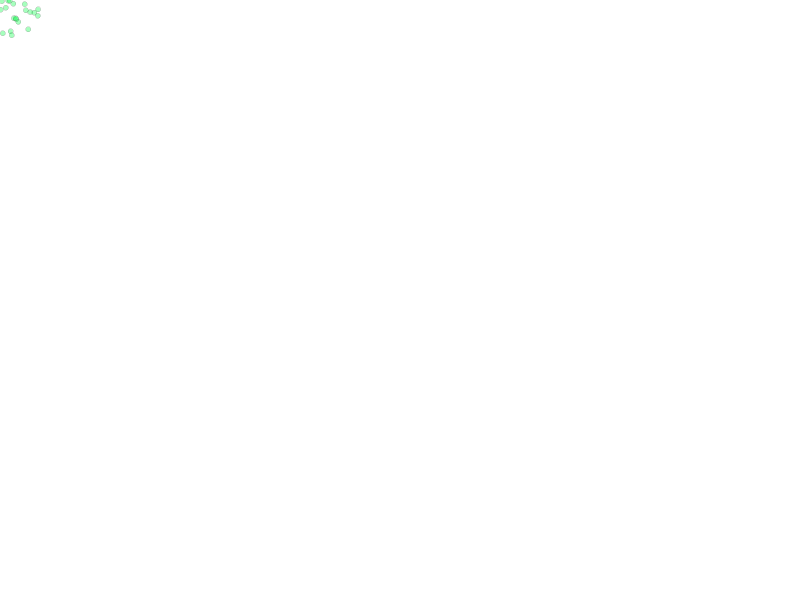
Frame 1 (no input)
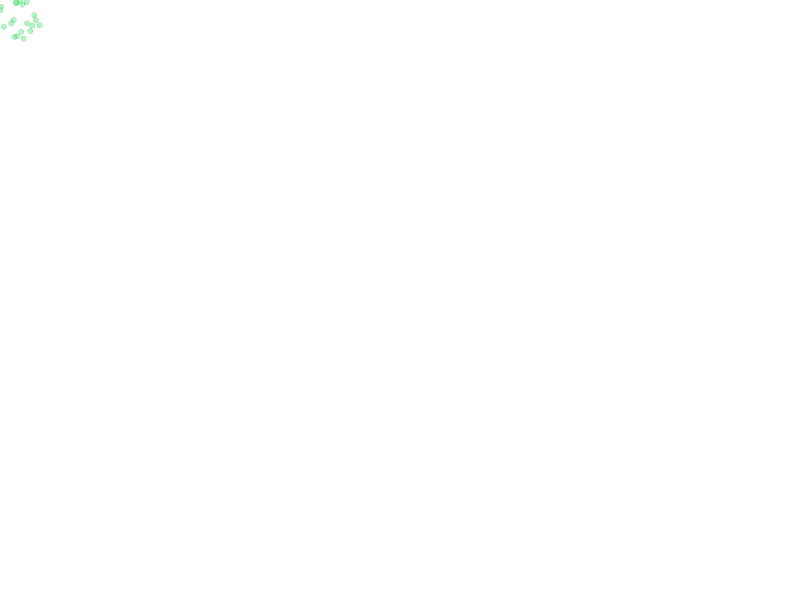
Frame 60 (the mouse pressed at the canvas centre just before this capture)
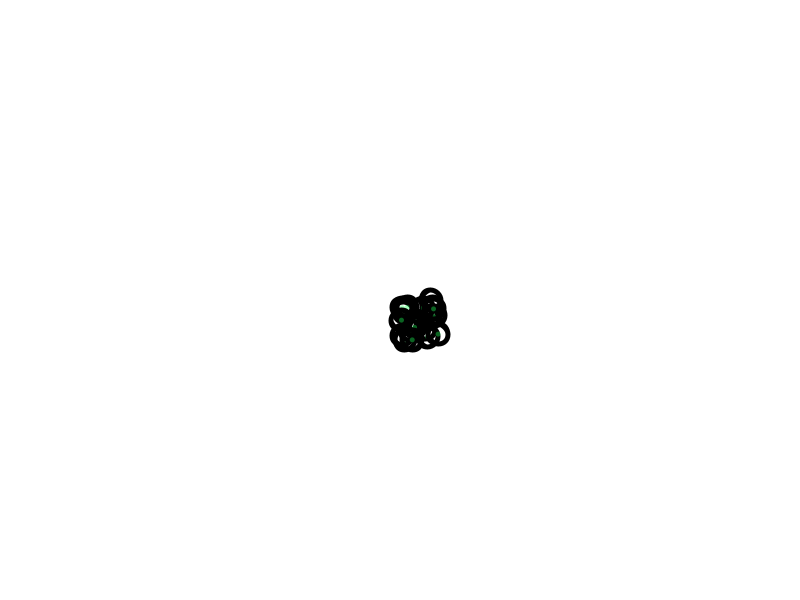
Frame 120 (the mouse held since frame 60 and released just before this capture)

The Processing sketch that drew these frames (run headless with seeded random() and noise(); from frame 60 on, the mouse is pressed at the canvas centre):

// Processing sketch: sketch_02_1
// ── sketch_02_1.pde
int x = 0;
int y = 0;
int r = 0; 
int g = 0;
int b = 0;

void setup() {
  size(800, 600);
  background(255);   //white
  //strokeWeight(5);
  //frameRate(10);
  
}

void draw(){
  background(255);
  strokeWeight(mouseX/20);
  
  for( int i = 0; i < 20; i= i+1){  // i++
    fill(29, 255, 86, 100);
    ellipse(mouseX + random(40), mouseY + random(40), 5, 5);
  } // for-loop
  
  
  
}
